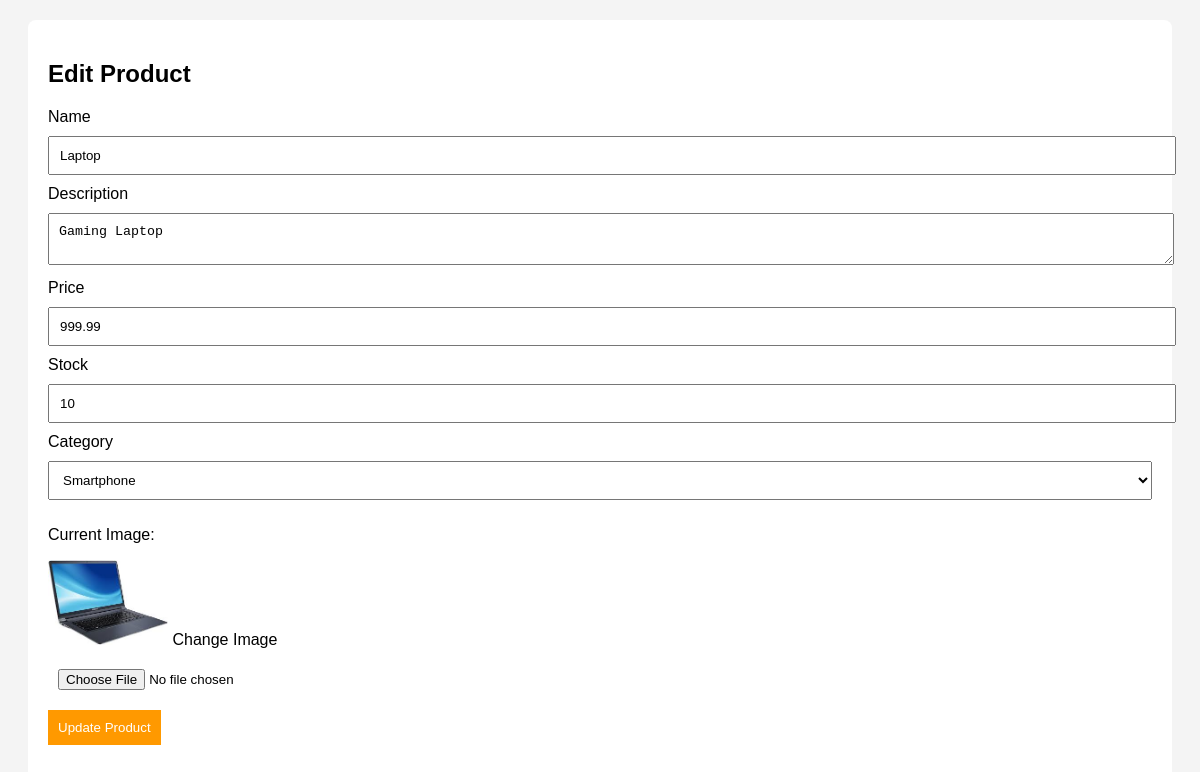
The page /E-Commerce_Store_Management_System/Controller/editProduct.php?id=27 (signed in) on the database as committed earlier.
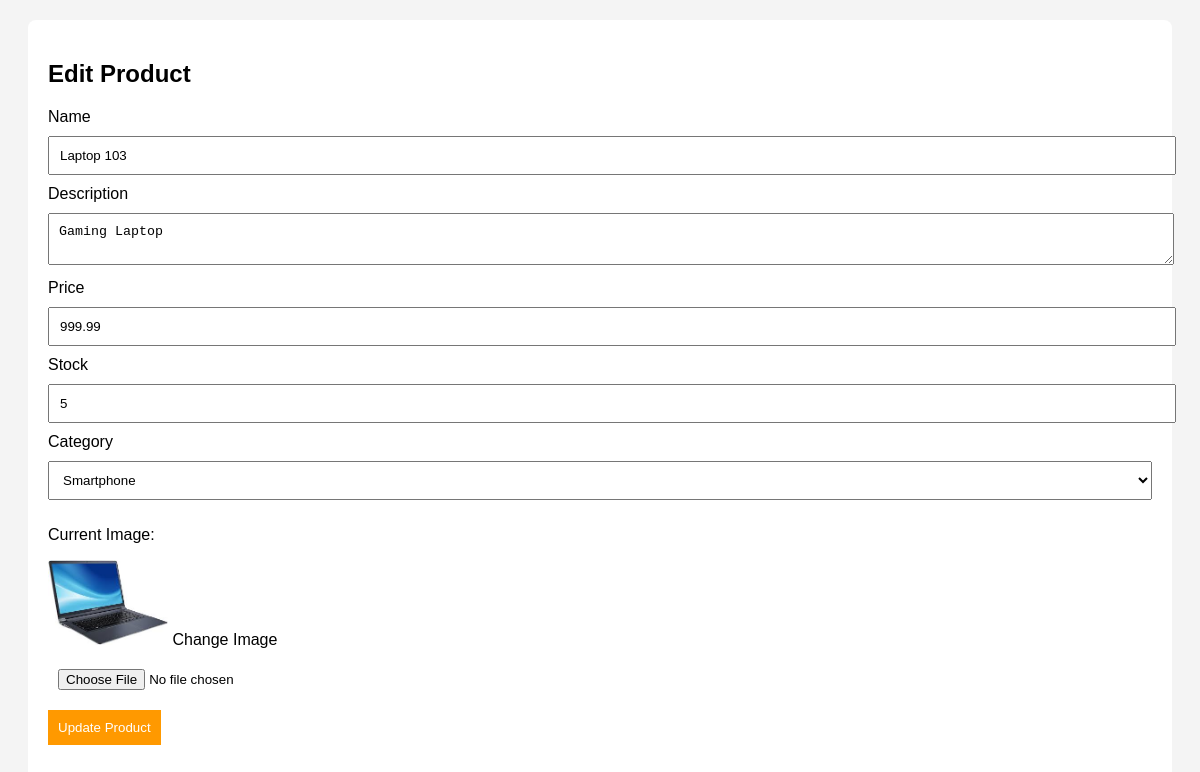
The same page on the database as committed later.
### tables this page shows
CREATE TABLE `products` (
  `id` int(11) NOT NULL,
  `category_id` int(11) DEFAULT NULL,
  `name` varchar(150) DEFAULT NULL,
  `description` text DEFAULT NULL,
  `price` decimal(10,2) DEFAULT NULL,
  `stock_qty` int(11) DEFAULT NULL,
  `image` varchar(255) DEFAULT NULL,
  `is_available` tinyint(1) DEFAULT 1
);

CREATE TABLE `categories` (
  `id` int(11) NOT NULL,
  `name` varchar(100) NOT NULL,
  `image` varchar(255) DEFAULT NULL,
  `parent_id` int(11) DEFAULT NULL
);

### E-Commerce_Store_Management_System/Model/adminModel.php (called while the page is built, shortened)
<?php
class AdminModel extends Database{
    public function getProductById($id){
        $conn = $this->connection();
        $id = intval($id);
        $res = mysqli_query($conn, "SELECT * FROM products WHERE id=$id");
        return mysqli_fetch_assoc($res);
    }
    public function getCategories(){
        $conn = $this->connection();
        return mysqli_query($conn, "SELECT * FROM categories");
    }
}
?>

### E-Commerce_Store_Management_System/Controller/editProduct.php (the view, shortened to what this page needs)
<?php
require_once "../Model/adminModel.php";
$model = new AdminModel();
$id = $_GET['id'] ?? 0;
$product = $model->getProductById($id);
$categories = $model->getCategories();
?>
<!DOCTYPE html>
<html>
<head>
<link rel="stylesheet" href="../View/Style/adminStyle.css">
</head>
<body>
<div class="form-container">
<h2>Edit Product</h2>
<form id="editForm" method="POST" enctype="multipart/form-data">
<label>Name</label>
<input type="text" name="name" value="<?php echo $product['name']; ?>" required>
<label>Description</label>
<textarea name="description"><?php echo $product['description']; ?></textarea>
<label>Price</label>
<input type="number" name="price" value="<?php echo $product['price']; ?>" required>
<label>Stock</label>
<input type="number" name="stock" value="<?php echo $product['stock_qty']; ?>" required>
<label>Category</label>
<select name="category_id" required>
<?php while($cat = mysqli_fetch_assoc($categories)){ ?>
<option value="<?php echo $cat['id']; ?>"
<?php if($cat['id'] == $product['category_id']) echo "selected"; ?>>
<?php echo (isset($cat['parent_id']) && $cat['parent_id'])
        ? "-- ".$cat['name']
        : $cat['name']; ?>
</option>
<?php } ?>
</select>
<p>Current Image:</p>
<img src="../uploads/products/<?php echo $product['image']; ?>" width="120">
<label>Change Image</label>
<input type="file" name="image">
<button type="button" onclick="updateProduct()">Update Product</button>
</form>
</div>
</body>
</html>

Rows that differ between the two databases and show on the page:
changed products "Gaming Laptop": name "Laptop" → "Laptop 103"; stock "10" → "5"
